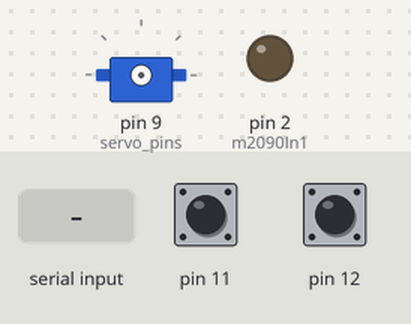
Bench run of a sketch on a simulated Arduino Uno, built with avr-gcc and run on an emulated ATmega328P. Shown: servo, output pins drawn as LEDs (lit = HIGH). The test bench sets the inputs (shaded band); at power-on: pin 11 HIGH, pin 12 HIGH. Random numbers use the default seed unless the sketch sets one.

Above: at 3.2 s.
3.3 s: "A90\n" received over Serial
4.8 s: "B90\n" received over Serial
At 6.0 s:
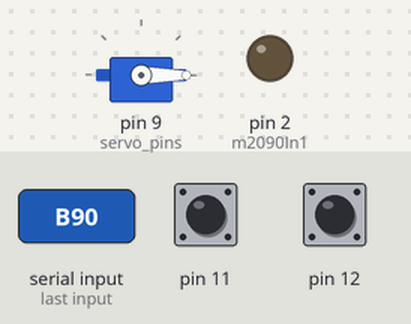
6.3 s: byte 107 ('k') received over Serial
Timing chart, 0 to 8.8 s (numbered marks = the images above; inputs shaded):
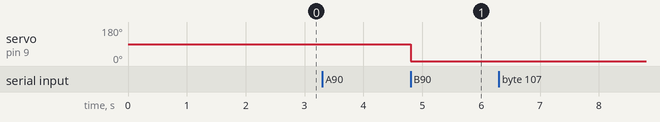

Measured:
- after the input at 4.8 s, servo on pin 9 (servo_pins): 90° → 0° at once

The sketch:

pgm1_gpio_and_rnd_generator.ino
```cpp
//
// 2025-09-07 venice1200
//
// Modified Arduino Sketch from here https://github.com/ltspicer/usb_gpio
//
// Use D11 and D12 during start/reset of the arduino to choose the Mode
//
// Mode 0: D11 open, D12 open, Standard GPIO Mode
// Mode 1: D11 GND, D12 open,  Random Number Generator 1..6 at D2..D5 maybe for Kniffel ???
//         This Mode transfers data without handshake one by one
//         Replace F05 in line C9 with FDD in Kniffel Program to use the DIN1..DIN4 RND Values
// Mode 2: D11 open, D12 GND,  Random Number Generator 0..9 at D2..D5 for Microtronic Monarch Game
//         see https://github.com/rab-berlin/Monarch2090
//         Code is copied nearly 1:1 except the IO assigment, see below.
// Mode 3: D11 GND, D12 GND,   Random Number Generator 0..15 at D2..D5 for ???
//         This Mode transfers data without handshake oine by one (untested)
//
// IOs:
// Arduino <---------> Busch
// --------------------------
// D2 (out)    <->     DIN1
// D3 (out)    <->     DIN2
// D4 (out)    <->     DIN3
// D5 (out)    <->     DIN4
// D6 (in)     <->     DOT3
// D7 (in)     <->     DOT4
// D8 (in Pullup) <->  Switch against GND (Monarch Re-Start)
//
// If you like to enable debuging to see the RND values via serial with 115200 baud
// uncomment the #define XDEBUG statement below.
//

#include <Servo.h>

#define MAX_SERVOS 8
const int servo_pins[MAX_SERVOS] = {2, 3, 4, 5, 6, 7, 8, 9};
Servo servos[MAX_SERVOS];
bool servo_attached[MAX_SERVOS] = {false, false, false, false, false, false, false, false};

// Debug output via serial?
// Uncomment the following line.
//#define XDEBUG

// Mode 0..3
int mode = 0;

unsigned int z;
unsigned int taste;
unsigned int m2090Out4;
unsigned int m2090Out3;

int get_servo_index(int pin) {
  for (int i = 0; i < MAX_SERVOS; i++) {
    if (servo_pins[i] == pin) return i;
  }
  return -1;
}

void setup() {
  Serial.begin(115200);
  // Mode Inputs
  pinMode(11, INPUT_PULLUP);
  pinMode(12, INPUT_PULLUP);
  delay(500);

  // Get Modes, 0=GPIO Mode (default), 1=RND6 Mode, 2=RND10 Mode, 3=RND16 Mode
  if (!digitalRead(11) and digitalRead(12)) mode = 1;
  if (digitalRead(11) and !digitalRead(12)) mode = 2;
  if (!digitalRead(11) and !digitalRead(12)) mode = 3;

#ifdef XDEBUG
  // Which mode?
  Serial.print("Mode: ");
  Serial.println(mode);
#endif // XDEBUG

  // Random Modes, I/O Setup
  if (mode > 0) {
    pinMode(2, OUTPUT);           // m2090In1
    pinMode(3, OUTPUT);           // m2090In2
    pinMode(4, OUTPUT);           // m2090In3
    pinMode(5, OUTPUT);           // m2090In4
    pinMode(6, INPUT);            // m2090Out3
    pinMode(7, INPUT);            // m2090Out4
    pinMode(8, INPUT_PULLUP);     // taste
    randomSeed(analogRead(A0));
  }
}

void loop() {

  // Part 1 GPIO Extender via Python Script
  if (mode == 0) {
    if (Serial.available() > 0) {
      char data = Serial.read();

      // --- SERVO COMMANDS ---
      if (data == 'A') { // Attach Servo
        while (!Serial.available());
        int pin = Serial.read() - '0';
        int idx = get_servo_index(pin);
        if (idx != -1 && !servo_attached[idx]) {
            servos[idx].attach(pin);
            servo_attached[idx] = true;
        }
      }
      else if (data == 'B') { // Servo auf Winkel stellen
        while (Serial.available() < 2); // Warten auf Pin und mindestens 1 Ziffer
        int pin = Serial.read() - '0';
        int idx = get_servo_index(pin);
        delay(2);
        char winkel_str[4] = {0};

        int i = 0;
        // Bis zu 3 Ziffern für Winkel einlesen (z.B. 180)
        while (i < 3 && Serial.available()) {
            char c = Serial.peek();
            if (c >= '0' && c <= '9') {
              winkel_str[i++] = Serial.read();
            } else {
              break;
            }
        }
        int winkel = atoi(winkel_str);

        if (idx != -1 && servo_attached[idx]) {
            servos[idx].write(winkel);
        }
      }
      else if (data == 'C') { // Detach Servo
        while (!Serial.available());
        int pin = Serial.read() - '0';
        int idx = get_servo_index(pin);
        if (idx != -1 && servo_attached[idx]) {
            servos[idx].detach();
            servo_attached[idx] = false;
        }
      }
      // --- END SERVO COMMANDS ---

      else if (data == 'a') {
        pinMode(2, INPUT);
      } else if (data == 'b') {
        pinMode(3, INPUT);
      } else if (data == 'c') {
        pinMode(4, INPUT);
      } else if (data == 'd') {
        pinMode(5, INPUT);
      } else if (data == 'e') {
        pinMode(6, INPUT);
      } else if (data == 'f') {
        pinMode(7, INPUT);
      } else if (data == 'g') {
        pinMode(8, INPUT);
      } else if (data == 'h') {
        pinMode(9, INPUT);
      } else if (data == 'i') {
        pinMode(10, INPUT);
      } else if (data == 'j') {
        pinMode(11, INPUT);
      } else if (data == 'N') {
        pinMode(12, INPUT);
      } else if (data == 'I') {
        pinMode(13, INPUT);
      }

      else if (data == 'k') {
        pinMode(2, OUTPUT);
      } else if (data == 'l') {
        pinMode(3, OUTPUT);
      } else if (data == 'm') {
        pinMode(4, OUTPUT);
      } else if (data == 'n') {
        pinMode(5, OUTPUT);
      } else if (data == 'o') {
        pinMode(6, OUTPUT);
      } else if (data == 'p') {
        pinMode(7, OUTPUT);
      } else if (data == 'q') {
        pinMode(8, OUTPUT);
      } else if (data == 'r') {
        pinMode(9, OUTPUT);
      } else if (data == 's') {
        pinMode(10, OUTPUT);
      } else if (data == 't') {
        pinMode(11, OUTPUT);
      } else if (data == 'O') {
        pinMode(12, OUTPUT);
      } else if (data == 'L') {
        pinMode(13, OUTPUT);
      }

      else if (data == 'u') {
        digitalWrite(2, HIGH);
      } else if (data == 'v') {
        digitalWrite(3, HIGH);
      } else if (data == 'w') {
        digitalWrite(4, HIGH);
      } else if (data == 'x') {
        digitalWrite(5, HIGH);
      } else if (data == 'y') {
        digitalWrite(6, HIGH);
      } else if (data == 'z') {
        digitalWrite(7, HIGH);
      } else if (data == '0') {
        digitalWrite(8, HIGH);
      } else if (data == '1') {
        digitalWrite(9, HIGH);
      } else if (data == '2') {
        digitalWrite(10, HIGH);
      } else if (data == '3') {
        digitalWrite(11, HIGH);
      } else if (data == 'P') {
        digitalWrite(12, HIGH);
      } else if (data == 'H') {
        digitalWrite(13, HIGH);
      }

      else if (data == '4') {
        digitalWrite(2, LOW);
      } else if (data == '5') {
        digitalWrite(3, LOW);
      } else if (data == '6') {
        digitalWrite(4, LOW);
      } else if (data == '7') {
        digitalWrite(5, LOW);
      } else if (data == '8') {
        digitalWrite(6, LOW);
      } else if (data == '9') {
        digitalWrite(7, LOW);
      } else if (data == '!') {
        digitalWrite(8, LOW);
      } else if (data == '@') {
        digitalWrite(9, LOW);
      } else if (data == '#') {
        digitalWrite(10, LOW);
      } else if (data == '$') {
        digitalWrite(11, LOW);
      } else if (data == 'Q') {
        digitalWrite(12, LOW);
      } else if (data == 'M') {
        digitalWrite(13, LOW);
      }

      else if (data == '%') {
        Serial.write(digitalRead(2));
      } else if (data == '^') {
        Serial.write(digitalRead(3));
      } else if (data == '&') {
        Serial.write(digitalRead(4));
      } else if (data == '*') {
        Serial.write(digitalRead(5));
      } else if (data == '(') {
        Serial.write(digitalRead(6));
      } else if (data == ')') {
        Serial.write(digitalRead(7));
      } else if (data == '-') {
        Serial.write(digitalRead(8));
      } else if (data == '=') {
        Serial.write(digitalRead(9));
      } else if (data == ',') {
        Serial.write(digitalRead(10));
      } else if (data == '.') {
        Serial.write(digitalRead(11));
      } else if (data == '.') {
        Serial.write(digitalRead(12));
      } else if (data == 'R') {
        Serial.write(digitalRead(13));
      }
    }
  }

  // Part 2 RND Generator
  else {
    switch (mode) {
      case 1:   // 1..6 Kniffel ?? Generate and Transfer without Handshake
        z = random(1,7);
#ifdef  XDEBUG
        Serial.print("RND Value: ");
        Serial.println(z);
#endif // XDEBUG
        setOutputs();
      break;
      case 2:  // 0..9 Monarch
        z = random(10);
        taste = 0;
        z = 0;
        setOutputs();

        m2090Out3 = 0;
        m2090Out4 = 0;
        while (!(m2090Out4 || m2090Out3)) {
          m2090Out3 = digitalRead(6);
          m2090Out4 = digitalRead(7);
        }
        if (m2090Out4) {
          z = random(10);   // 0..9 Monarch
#ifdef  XDEBUG
          Serial.print("RND Value: ");
          Serial.println(z);
#endif // XDEBUG
          setOutputs();
          while (m2090Out4) {
            m2090Out4 = digitalRead(7);
          }
        }
        if (m2090Out3) {
          while (m2090Out3) {
            m2090Out3 = digitalRead(6);
            taste = digitalRead(8);
            if (!taste) {
              z = 1;
              setOutputs();
            }
          }
        }
      break;
      case 3:  // 0..15 ???
        z = random(16);
#ifdef  XDEBUG
        Serial.print("RND Value: ");
        Serial.println(z);
#endif // XDEBUG
        setOutputs();
      break;
    }
  }
}

void setOutputs() {
  // an Ausgänge binär legen
  digitalWrite(2,z&1);
  z = z >> 1;
  digitalWrite(3,z&1);
  z = z >> 1;
  digitalWrite(4,z&1);
  z = z >> 1;
  digitalWrite(5,z&1);
}
```
